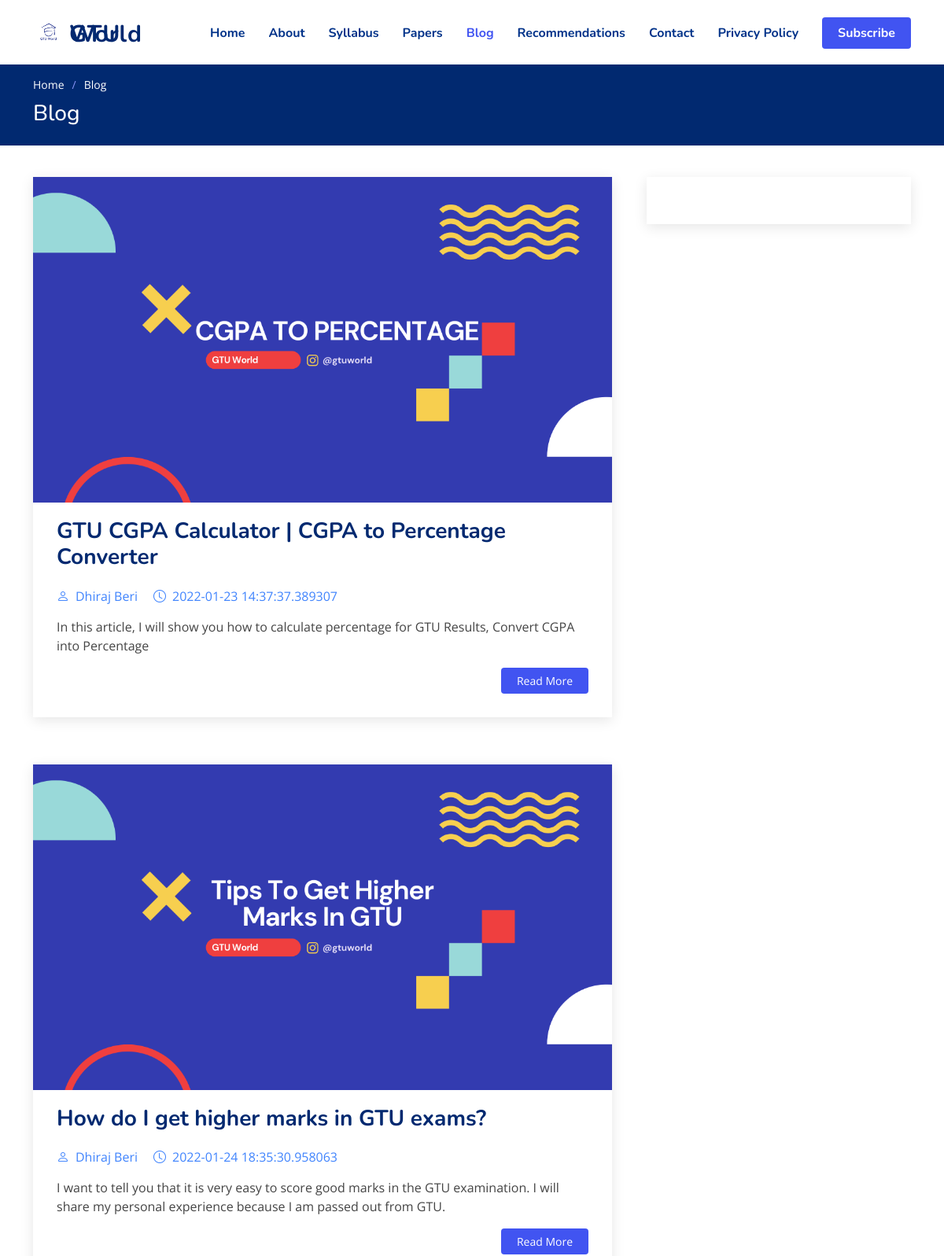
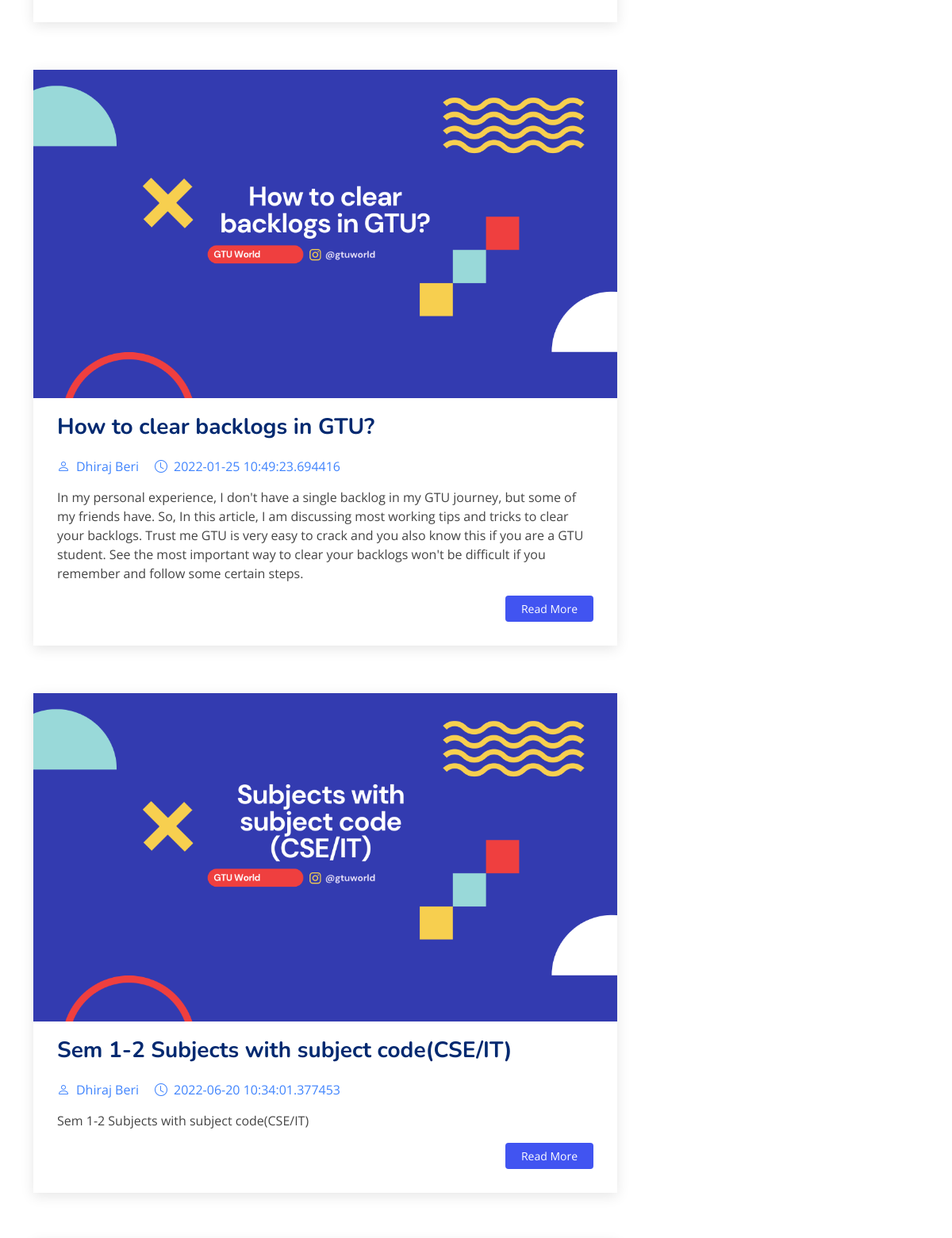
Page /blog (upper part) on the committed database (2 pictures, top to bottom).
### app.py (models this page shows, shortened)
class Blog(db.Model):
    id = db.Column(db.Integer, primary_key=True)
    image = db.Column(db.String(100), nullable=False)
    title = db.Column(db.String(80), nullable=False)
    description = db.Column(db.String(200), nullable=False)
    author = db.Column(db.String(20), default="Dhiraj Beri")
    slug = db.Column(db.String(20), nullable=False)
    content = db.Column(db.Text)
    date_created = db.Column(db.DateTime, default=datetime.utcnow)

### app.py (the view)
@app.route('/blog')
def blog():
    blogs = Blog.query.all()
    return render_template('blog.html', blogs=blogs)

### templates/blog.html (shortened to what this page needs)
<!DOCTYPE html>
<html lang="en">
<head>
    <link href="{{ url_for('static', filename='vendor/aos/aos.css') }}" rel="stylesheet">
    <link href="{{ url_for('static', filename='vendor/bootstrap/css/bootstrap.min.css') }}" rel="stylesheet">
    <link href="{{ url_for('static', filename='vendor/bootstrap-icons/bootstrap-icons.css') }}" rel="stylesheet">
    <link href="{{ url_for('static', filename='vendor/glightbox/css/glightbox.min.css') }}" rel="stylesheet">
    <link href="{{ url_for('static', filename='vendor/remixicon/remixicon.css') }}" rel="stylesheet">
    <link href="{{ url_for('static', filename='vendor/swiper/swiper-bundle.min.css') }}" rel="stylesheet">
    <link href="{{ url_for('static', filename='css/style.css') }}" rel="stylesheet">
</head>
<body>
<header id="header" class="header fixed-top">
    <div class="container-fluid container-xl d-flex align-items-center justify-content-between">
        <a href="/" class="logo d-flex align-items-center">
            <img src="{{ url_for('static', filename='img/logo.png') }}" alt="">
            <span>GTU World</span>
        </a>
        <nav id="navbar" class="navbar">
            <ul>
                <li><a class="nav-link scrollto" href="/">Home</a></li>
                <li><a class="nav-link scrollto" href="/#about">About</a></li>
                <li><a class="nav-link scrollto" href="/gtu-syllabus">Syllabus</a></li>
                <li><a class="nav-link scrollto" href="/gtu-papers">Papers</a></li>
                <li><a class="nav-link scrollto active" href="/blog">Blog</a></li>
                <li><a class="nav-link scrollto" href="/recommendations">Recommendations</a></li>
                <li><a class="nav-link scrollto" href="/#contact">Contact</a></li>
                <li><a class="nav-link scrollto" href="/privacy-policy">Privacy Policy</a></li>
                <li><a class="getstarted scrollto" href="https://www.youtube.com/channel/UCWanfytCCZQd6-vEI8BNONQ?sub_confirmation=1" target="_blank">Subscribe</a></li>
            </ul>
        </nav>
    </div>
</header>
<main id="main">
    <section class="breadcrumbs">
        <div class="container">
            <ol>
                <li><a href="/">Home</a></li>
                <li>Blog</li>
            </ol>
            <h2>Blog</h2>
        </div>
    </section>
    <section id="blog" class="blog">
        <div class="container" data-aos="fade-up">
            <div class="row">
                <div class="col-lg-8 entries">
                    {%for blog in blogs%}
                    <article class="entry">
                        <div class="entry-img">
                            <img src="{{ url_for('static', filename='img/blog/') }}{{blog.image}}" alt="" class="img-fluid">
                        </div>
                        <h2 class="entry-title">
                            <a href="/blog/{{blog.slug}}">{{blog.title}}</a>
                        </h2>
                        <div class="entry-meta">
                            <ul>
                                <li class="d-flex align-items-center"><i class="bi bi-person"></i> {{blog.author}}</li>
                                <li class="d-flex align-items-center"><i class="bi bi-clock"></i> <time>{{blog.date_created}}</time></li>
                            </ul>
                        </div>
                        <div class="entry-content">
                            <p>
                                {{blog.description}}
                            </p>
                            <div class="read-more">
                                <a href="/blog/{{blog.slug}}">Read More</a>
                            </div>
                        </div>
                    </article>
                    {%endfor%}
                </div>
                <div class="col-lg-4">
                    <div class="sidebar">
                    </div>
                </div>
            </div>
        </div>
    </section>
</main>
</body>
</html>

### static/css/style.css (style rules this page uses)
:root { scroll-behavior: smooth; }
body { font-family: "Open Sans", sans-serif; color: #444444; }
a { color: #4154f1; text-decoration: none; }
h1, h2, h3, h4, h5, h6 { font-family: "Nunito", sans-serif; }
section { padding: 60px 0; overflow: hidden; }
.breadcrumbs { padding: 15px 0; background: #012970; min-height: 40px; margin-top: 82px; color: #fff; }
.breadcrumbs h2 { font-size: 28px; font-weight: 500; }
.breadcrumbs ol { display: flex; flex-wrap: wrap; list-style: none; padding: 0 0 10px 0; margin: 0; font-size: 14px; }
.breadcrumbs ol a { color: #fff; transition: 0.3s; }
.breadcrumbs ol li + li { padding-left: 10px; }
.breadcrumbs ol li + li::before { display: inline-block; padding-right: 10px; color: #8894f6; content: "/"; }
.header { transition: all 0.5s; z-index: 997; padding: 20px 0; }
.header .logo { line-height: 0; }
.header .logo img { max-height: 40px; margin-right: 6px; }
.header .logo span { font-size: 30px; font-weight: 700; letter-spacing: 1px; color: #012970; font-family: "Nunito", sans-serif; margin-top: 3px; }
.navbar { padding: 0; }
.navbar ul { margin: 0; padding: 0; display: flex; list-style: none; align-items: center; }
.navbar li { position: relative; }
.navbar a, .navbar a:focus { display: flex; align-items: center; justify-content: space-between; padding: 10px 0 10px 30px; font-family: "Nunito", sans-serif; font-size: 16px; font-weight: 700; color: #013289; white-space: nowrap; transition: 0.3s; }
.navbar a:hover, .navbar .active, .navbar .active:focus, .navbar li:hover > a { color: #4154f1; }
.navbar .getstarted, .navbar .getstarted:focus { background: #4154f1; padding: 8px 20px; margin-left: 30px; border-radius: 4px; color: #fff; }
.blog { padding: 40px 0 20px 0; }
.blog .entry { padding: 30px; margin-bottom: 60px; box-shadow: 0 4px 16px rgba(0, 0, 0, 0.1); }
.blog .entry .entry-img { max-height: 440px; margin: -30px -30px 20px -30px; overflow: hidden; }
.blog .entry .entry-title { font-size: 28px; font-weight: bold; padding: 0; margin: 0 0 20px 0; }
.blog .entry .entry-title a { color: #012970; transition: 0.3s; }
.blog .entry .entry-meta { margin-bottom: 15px; color: #4084fd; }
.blog .entry .entry-meta ul { display: flex; flex-wrap: wrap; list-style: none; align-items: center; padding: 0; margin: 0; }
.blog .entry .entry-meta ul li + li { padding-left: 20px; }
.blog .entry .entry-meta i { font-size: 16px; margin-right: 8px; line-height: 0; }
.blog .entry .entry-content p { line-height: 24px; }
.blog .entry .entry-content .read-more { -moz-text-align-last: right; text-align-last: right; }
.blog .entry .entry-content .read-more a { display: inline-block; background: #4154f1; color: #fff; padding: 6px 20px; transition: 0.3s; font-size: 14px; border-radius: 4px; }
.blog .sidebar { padding: 30px; margin: 0 0 60px 20px; box-shadow: 0 4px 16px rgba(0, 0, 0, 0.1); }

### rows in the picture
Blog: image (picture), title "GTU CGPA Calculator | CGPA to Percentage Converter", author "Dhiraj Beri", date_created "2022-01-23 14:37:37.389307", description "In this article, I will show you how to calculate percentage for GTU Results, Convert CGPA into Percentage"
Blog: image (picture), title "How do I get higher marks in GTU exams?", author "Dhiraj Beri", date_created "2022-01-24 18:35:30.958063", description "I want to tell you that it is very easy to score good marks in the GTU examination. I will share my personal experience because I am passed out from GTU."
Blog: image (picture), title "How to clear backlogs in GTU?", author "Dhiraj Beri", date_created "2022-01-25 10:49:23.694416", description "In my personal experience, I don't have a single backlog in my GTU journey, but some of my friends have. So, In this article, I am discussing most working tips and tricks to clear your backlogs. Trust me GTU is very easy to crack and you also know this if you are a GTU student. See the most important way to clear your backlogs won't be difficult if you remember and follow some certain steps."
Blog: image (picture), title "Sem 1-2 Subjects with subject code(CSE/IT)", author "Dhiraj Beri", date_created "2022-06-20 10:34:01.377453", description "Sem 1-2 Subjects with subject code(CSE/IT)"
